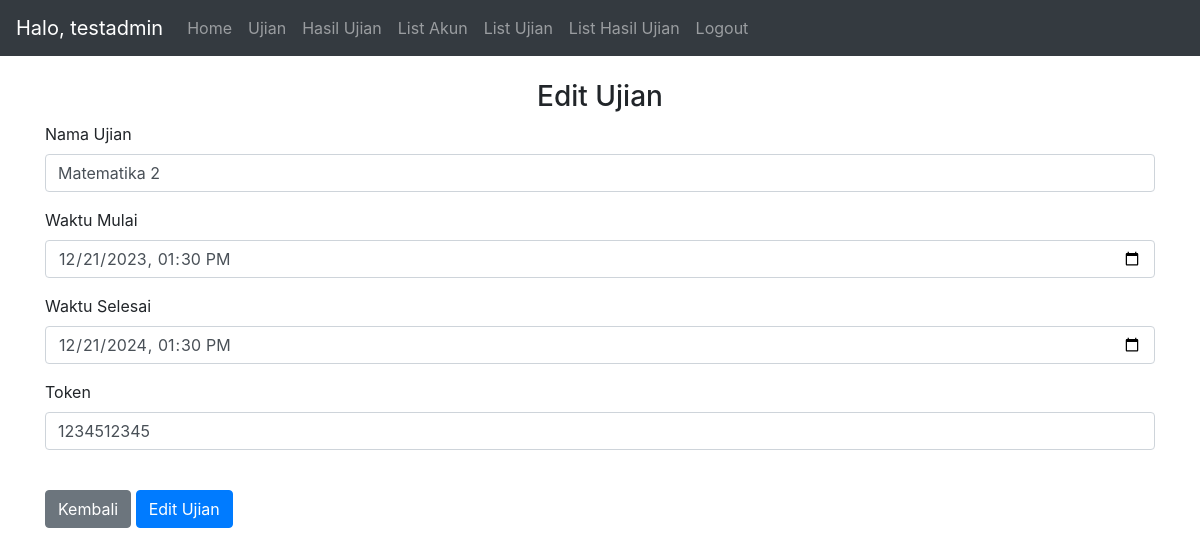
/edit_exam/2 (signed in), run on the app's committed database.
### website/models.py (models this page shows)
class User(db.Model, UserMixin):
    id = db.Column(db.Integer, primary_key=True)
    email = db.Column(db.String(150), unique=True)
    password = db.Column(db.String(150))
    name = db.Column(db.String(150))
    type = db.Column(db.String(150))
    notes = db.relationship('Note')
    results = db.relationship('Result')
    useranswer = db.relationship('UserAnswer')

class Exam(db.Model):
    id = db.Column(db.Integer, primary_key=True)
    name = db.Column(db.String(150))
    start_time = db.Column(db.DateTime(timezone=True))
    end_time = db.Column(db.DateTime(timezone=True))
    token = db.Column(db.String(15), unique=True)
    results = db.relationship('Result')
    questions = db.relationship('Question')
    useranswer = db.relationship('UserAnswer')

### website/views.py (the view, shortened to what this page needs)
@views.route('/edit_exam/<id>', methods=['GET','POST'])
@login_required
def edit_exam(id):
    if current_user.type != 'admin':
        return redirect("/")
    else:
        db_exam = Exam.query.get(id)
        return render_template("edit_exam.html", user=current_user, exam=db_exam)#, kelas=db_class)

### website/__init__.py (called while the page is built)
def create_app():
    app = Flask(__name__)
    app.config['SECRET_KEY'] = 'secret key'
    app.config['SQLALCHEMY_DATABASE_URI'] = f'sqlite:///{DB_NAME}'
    db.init_app(app)
    from .views import views
    from .auth import auth
    app.register_blueprint(views, url_prefix='/')
    app.register_blueprint(auth, url_prefix='/')
    from .models import User, Note, Exam, Result, Question,UserAnswer #,Class
    with app.app_context():
        db.create_all()
    login_manager = LoginManager()
    login_manager.login_view = 'auth.login'
    login_manager.init_app(app)
    @login_manager.user_loader
    def load_user(id):
        return User.query.get(int(id))
    return app

### website/templates/edit_exam.html
{% extends "base.html" %} {% block title %}Edit Ujian{% endblock %} {% block content
%}
<br>
<form method="POST">
  <h3 align="center">Edit Ujian</h3>
  <div class="form-group">
    <label for="exam">Nama Ujian</label>
    <input
      type="text"
      class="form-control"
      id="name"
      name="name"
      placeholder="Masukkan nama ujian"
      value="{{exam.name}}"
      required
    />
  </div>
  <div class="form-group">
    <label for="start">Waktu Mulai</label> <br>
    <input
      type="datetime-local"
      class="form-control"
      id="start"
      name="start"
      value="{{exam.start_time}}"
      required
      />
  </div>
  <div class="form-group">
    <label for="end">Waktu Selesai</label> <br>
    <input
      type="datetime-local"
      class="form-control"
      id="end"
      name="end"
      value="{{exam.end_time}}"
      required
    />
  </div>
  <div class="form-group">
    <label for="token">Token</label> <br>
    <input
      type="number"
      class="form-control"
      id="token"
      name="token"
      maxlength="15"
      value="{{exam.token}}"
      required
    />
  </div>
  <br>
  <a type="button" class="btn btn-secondary" href="/list_exam/1">Kembali</a>
  <button type="submit" class="btn btn-primary">Edit Ujian</button>
</form>
{% endblock %}

### website/templates/base.html (shortened to what this page needs)
<!DOCTYPE html>
<html>
  <head>
    <link
      rel="stylesheet"
      href="https://stackpath.bootstrapcdn.com/bootstrap/4.4.1/css/bootstrap.min.css"
    />
    <link
      rel="stylesheet"
      href="https://stackpath.bootstrapcdn.com/font-awesome/4.7.0/css/font-awesome.min.css"
    />
  </head>
  <body>
    <nav class="navbar navbar-expand-lg navbar-dark bg-dark">
      <div class="collapse navbar-collapse" id="navbar">
        <div class="navbar-nav">
          {% if user.is_authenticated %}
          <span class="navbar-brand">
            Halo, {{user.name}}
          </span>
          <a class="nav-item nav-link" id="home" href="/">Home</a>
          <a class="nav-item nav-link" id="exam" href="/insert_token">Ujian</a>
          <a class="nav-item nav-link" id="exam" href="/result/1">Hasil Ujian</a>
          {% if user.type =='admin' %}
            <a class="nav-item nav-link" id="account_list" href="/list_account/1">List Akun</a>
            <a class="nav-item nav-link" id="exam_list" href="/list_exam/1">List Ujian</a>
            <a class="nav-item nav-link" id="exam_list" href="/list_result/1">List Hasil Ujian</a>
            {% endif %}
          <a class="nav-item nav-link" id="logout" href="/logout">Logout</a>
          {% else %}
          <a class="nav-item nav-link" id="login" href="/login">Login</a>
          {% endif %}
        </div>
      </div>
    </nav>
    <div id="content" class="container">{% block content %} {% endblock %}</div>
  <br>
  </body>
</html>

### data on the page
User: name "testadmin"
Exam: name "Matematika 2", start "12/21/2023 13:30", end "12/21/2024 13:30", token "1234512345"
